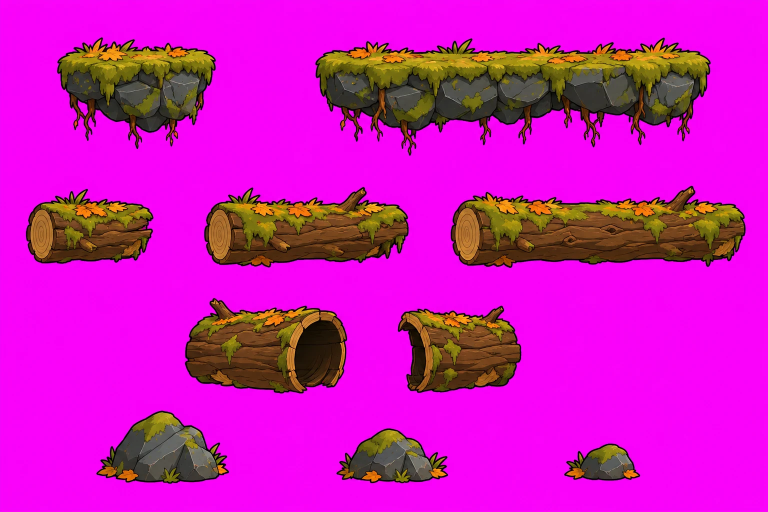
#> input picture ArtSource/Environment/platforms.png, 1536 x 1024 px, found by its file name (shown at 1/2 size)
$ python make_log_tunnel.py
#> lines starting #> are read from the running program, lines starting #| are printed output that depends on the picture; after the words box and inside, x2 and y2 are one past the last pixel; in counts of white or black regions, pixels touching at a corner belong together
### gemini_art.py
"""
Generación y post-proceso de arte 2D con Gemini para Brujas de Salem.

La API key se lee SOLO de la variable de entorno GEMINI_API_KEY (nunca se guarda en el repo).
Modelo de imagen configurable con --model o GEMINI_IMAGE_MODEL.

Subcomandos:
  models                      Lista los modelos disponibles para la key (útil para elegir el de imagen).
  generate                    Genera una imagen a partir de un prompt y referencias opcionales.
  key                         Quita el fondo croma (magenta por defecto) y recorta al contenido.
  split                       Separa una hoja de piezas (fondo transparente) en un PNG por pieza.

Ejemplos:
  python gemini_art.py models
  python gemini_art.py generate --prompt-file Docs/Arte/prompts/bruja_piezas.txt \
      --ref Assets/Art/Characters/Witch/Witch_Idle.png --out ArtSource/Witch/witch_parts_raw.png --key-bg
  python gemini_art.py split ArtSource/Witch/witch_parts.png --out-dir ArtSource/Witch/parts
"""

import argparse
import os
import sys
from pathlib import Path

import numpy as np
from PIL import Image

DEFAULT_MODEL = os.environ.get("GEMINI_IMAGE_MODEL", "gemini-2.5-flash-image")
CHROMA = (255, 0, 255)


# [68 lines left out: functions get_client, cmd_models, cmd_generate, not called in this run]


# ----------------------------------------------------------------------------- post-proceso

def key_background(img, color=CHROMA, tolerance=90):
    """Convierte el fondo croma en transparencia con borde suave y elimina el halo de color."""
#> called with color = (255, 0, 255), tolerance = 90
    rgba = np.asarray(img.convert("RGBA")).astype(np.float32)
    rgb = rgba[..., :3]
    dist = np.sqrt(((rgb - np.array(color, dtype=np.float32)) ** 2).sum(axis=-1))
    inner = tolerance * 0.6
    alpha = np.clip((dist - inner) / max(tolerance - inner, 1.0), 0.0, 1.0)
    rgba[..., 3] = np.minimum(rgba[..., 3], alpha * 255.0)

    # Despill: la paleta no usa magenta, así que todo píxel con R y B muy por encima de G es halo.
    # Halo fuerte -> transparente; halo leve -> se neutraliza bajando R y B hacia G.
    g = rgb[..., 1]
    spill = np.minimum(rgb[..., 0], rgb[..., 2]) - g
    rgba[..., 3] = np.where(spill > 110, 0.0, rgba[..., 3] * np.clip(1.0 - (spill - 60) / 50.0, 0.0, 1.0))
    soft = spill > 15
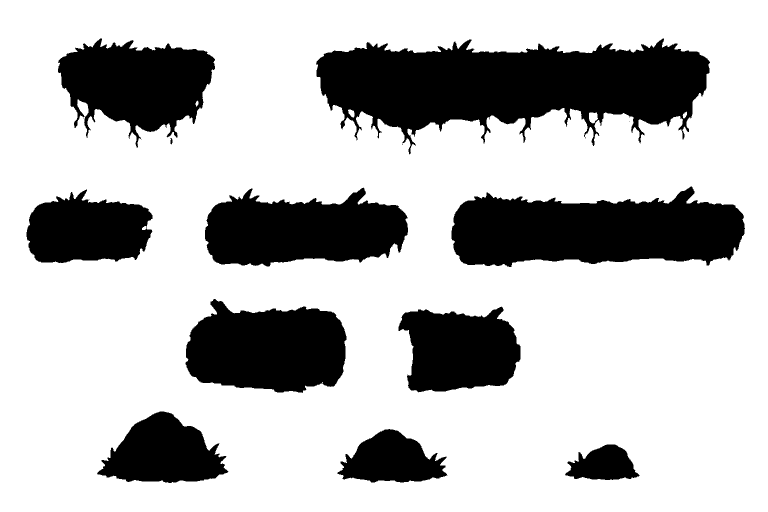
#> soft: shape (1024, 1536) bool (shown at 1/2 size); 73.6% white; 16 black regions (5 under 20 px), largest, box (x1, y1, x2, y2) and area: (632, 77, 1420, 309) 107993, (903, 373, 1490, 534) 69040, (371, 598, 693, 786) 46271
    for c in (0, 2):
        ch = rgb[..., c]
        ch[soft] = np.maximum(g[soft], ch[soft] - (spill[soft] - 15))
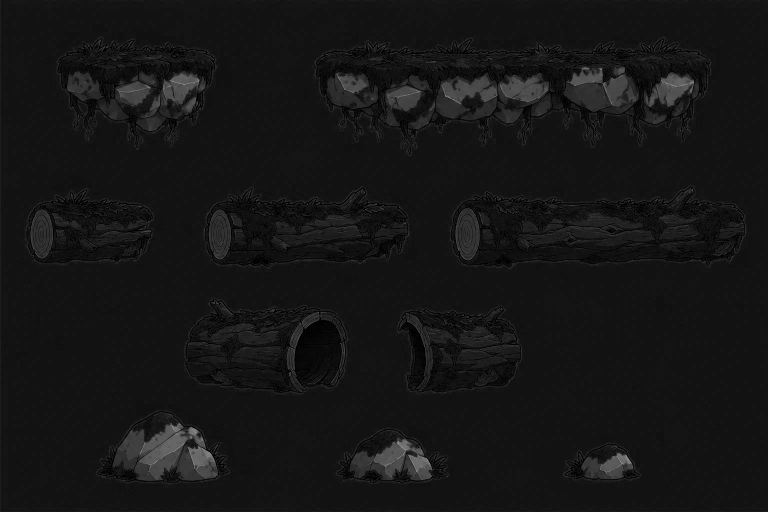
#> ch: shape (1024, 1536) float32 (shown at 1/2 size); min 0, max 178, mean 21.4
    rgba[..., :3] = rgb
    return Image.fromarray(rgba.astype(np.uint8), "RGBA")


# [94 lines left out: functions trim, cmd_key, cmd_split, main, not called in this run]


# [2 lines that do not run on import are left out]

### ArtSource/Villagers/slice_sheet.py
"""
Corta una hoja de animación (cuadrícula de personaje sobre magenta) en fotogramas alineados por los pies.
Uso: python ArtSource/Villagers/slice_sheet.py <hoja.png> <salida_prefijo> [--cols 6 --rows 2]
Imprime métricas de consistencia: altura, ancho y diferencia entre fotogramas consecutivos.
"""
import argparse
import sys
from pathlib import Path

import numpy as np
from PIL import Image
from scipy import ndimage

sys.path.insert(0, ".")
import gemini_art as g  # noqa: E402


def border_key(img):
    """Fondo = magenta conectado con el borde (protege morados y rosas internos rodeados de contorno)."""
    keyed = np.asarray(g.key_background(img, g.CHROMA, 90)).copy()
#> img is the input picture: PIL image 1536x1024 RGB; mean R, G, B 207.6, 22.8, 188.4
    rgb = np.asarray(img.convert("RGB")).astype(int)
    near = np.sqrt(((rgb - np.array(g.CHROMA)) ** 2).sum(-1)) < 120
#> near: shape (1024, 1536) bool; 72.2% white; 10 black regions, largest, box (x1, y1, x2, y2) and area: (630, 75, 1422, 312) 114264, (901, 372, 1492, 536) 71760, (408, 374, 818, 535) 48304
    lab, _ = ndimage.label(near)
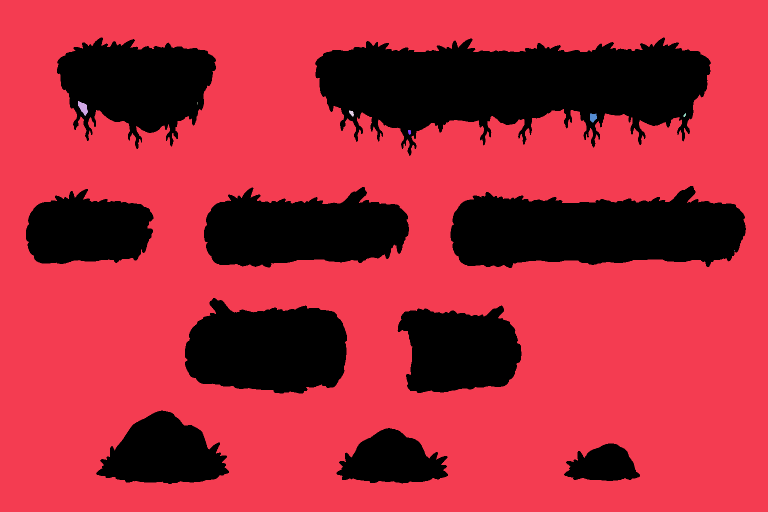
#> lab: shape (1024, 1536) int32 (shown at 1/2 size); 9 distinct labels, from 0 to 8; one colour per label, 0 black
    edge_ids = set(np.unique(np.concatenate([lab[0], lab[-1], lab[:, 0], lab[:, -1]]))) - {0}
#> edge_ids = 1 item
    # Fondo: magenta conectado al borde, más los huecos de magenta casi puro encerrados por el personaje
    pure = np.sqrt(((rgb - np.array(g.CHROMA)) ** 2).sum(-1)) < 70
#> pure: shape (1024, 1536) bool; 71.8% white; 10 black regions, largest, box (x1, y1, x2, y2) and area: (630, 75, 1422, 312) 116025, (901, 371, 1492, 536) 72460, (408, 374, 818, 536) 48872
    background = np.isin(lab, list(edge_ids)) | pure
#> background: shape (1024, 1536) bool; 72.2% white; 10 black regions, largest, box (x1, y1, x2, y2) and area: (630, 75, 1422, 312) 114333, (901, 372, 1492, 536) 71762, (408, 374, 818, 535) 48304
    original = np.asarray(img.convert("RGBA")).copy()
    # Dentro del objeto se conserva el color original; en el borde se usa el recorte suave
    inside = ~ndimage.binary_dilation(background, iterations=2)
#> inside: shape (1024, 1536) bool; 26.3% white; 11 white regions (1 under 20 px), largest, box (x1, y1, x2, y2) and area: (632, 77, 1420, 308) 107420, (903, 374, 1490, 534) 68833, (372, 598, 692, 785) 46126
    keyed[inside] = original[inside]
#> keyed: shape (1024, 1536, 4); mean R, G, B, A 40.7, 22.8, 21.4, 69.7
    return Image.fromarray(keyed, "RGBA")


# [118 lines left out: functions remove_grid_lines, main, not called in this run]


# [2 lines that do not run on import are left out]

### ArtSource/make_log_tunnel.py
"""
Túnel de tronco provisional a partir del tronco largo aprobado (ArtSource/Environment/platforms.png):
- Env_Log_Tunnel_Back.png: el tronco con el interior hueco oscuro a lo largo.
- Env_Log_Tunnel_Front.png: solo la corteza superior y los dos bordes, para que el gato pase "dentro".
Se sustituirá por la versión de ChatGPT (Correcciones_Lote1.md, sección 6) cuando esté lista.
"""
import sys
from pathlib import Path

import numpy as np
from PIL import Image, ImageDraw, ImageFilter

sys.path.insert(0, "ArtSource/Villagers")
from slice_sheet import border_key  # noqa: E402

OUT = Path("Assets/Art/Environment")
W, H = 512, 256

sheet = border_key(Image.open("ArtSource/Environment/platforms.png").convert("RGB"))
log = sheet.crop((885, 365, 1510, 545))
log = log.crop(log.getchannel("A").point(lambda a: 255 if a > 8 else 0).getbbox())
#> log: PIL image 589x164 RGBA
log = log.resize((W, H), Image.LANCZOS)
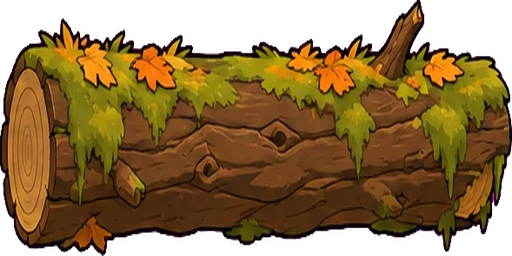
#> log: PIL image 512x256 RGBA; mean R, G, B, A 81.8, 55.1, 15.9, 186.9; transparent parts drawn white
a = np.asarray(log).astype(np.float32)
alpha = a[..., 3] > 8
#> alpha: shape (256, 512) bool; 74.3% white; 4 black regions, box (x1, y1, x2, y2) and area: (0, 0, 416, 130) 17796, (104, 151, 512, 256) 9348, (411, 0, 512, 119) 5202, (0, 170, 101, 256) 1378

# Región del hueco: elipse alargada dentro del tronco
yy, xx = np.mgrid[0:H, 0:W]
cx, cy = W / 2, H * 0.58
rx, ry = W * 0.43, H * 0.33
inside = (((xx - cx) / rx) ** 2 + ((yy - cy) / ry) ** 2) <= 1.0
inside &= alpha
#> inside: shape (256, 512) bool; 44.6% white; 1 white region, box (x1, y1, x2, y2) and area: (36, 64, 477, 233) 58413

# Fondo: interior oscuro con degradado y vetas
back = a.copy()
t = np.clip((yy - (cy - ry)) / (2 * ry), 0, 1)
dark_top = np.array([46, 27, 17], np.float32)
dark_bot = np.array([22, 12, 8], np.float32)
interior = dark_top * (1 - t[..., None]) + dark_bot * t[..., None]
grain = (np.sin(xx / 9.0 + np.sin(yy / 17.0) * 2.0) * 0.5 + 0.5) * 10.0
interior = np.clip(interior + grain[..., None] * (yy > cy)[..., None] * 0.6, 0, 255)
back[..., :3][inside] = interior[inside]
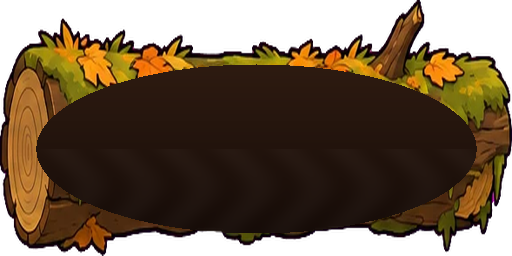
#> back: shape (256, 512, 4) float32; mean R, G, B, A 49.4, 31.7, 12.6, 187.1; transparent parts drawn white
# Contorno del hueco (línea oscura del estilo)
edge = inside & ~np.asarray(Image.fromarray((inside * 255).astype(np.uint8)).filter(ImageFilter.MinFilter(9))).astype(bool)
#> edge: shape (256, 512) bool; 3.7% white; 1 white region, box (x1, y1, x2, y2) and area: (36, 64, 477, 233) 4805
back[..., :3][edge] = [29, 15, 12]
#> back: shape (256, 512, 4) float32; 3.67% of pixels changed, all inside (x1, y1, x2, y2) = (36, 64, 477, 233)
Image.fromarray(back.astype(np.uint8), "RGBA").save(OUT / "Env_Log_Tunnel_Back.png")

# Frente: corteza superior, bordes y labio inferior; el hueco queda vacío
front = a.copy()
keep = alpha & ~inside
#> keep: shape (256, 512) bool; 29.7% white; 11 white regions (10 under 20 px), largest, box (x1, y1, x2, y2) and area: (0, 0, 512, 256) 38925
front[..., 3] = np.where(keep, front[..., 3], 0)
# Sombra interior bajo la corteza para dar profundidad
shadow = inside & (yy < cy - ry * 0.55)
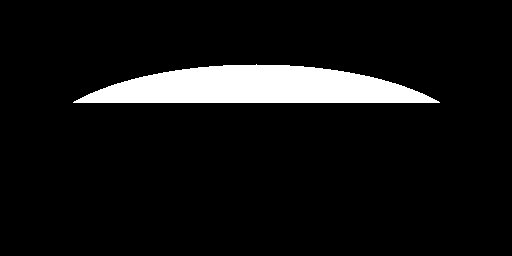
#> shadow: shape (256, 512) bool; 7.6% white; 1 white region, box (x1, y1, x2, y2) and area: (73, 64, 440, 103) 10005
front[..., :3][shadow] = [20, 11, 8]
front[..., 3][shadow] = 140
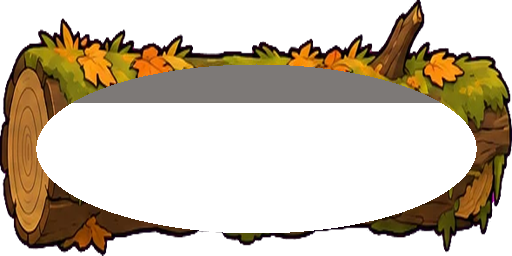
#> front: shape (256, 512, 4) float32; mean R, G, B, A 72.2, 47.4, 15.1, 83.9; transparent parts drawn white
Image.fromarray(front.astype(np.uint8), "RGBA").save(OUT / "Env_Log_Tunnel_Front.png")
print("ok")

$ run again, with ArtSource/Environment/bg_trees.png copied over ArtSource/Environment/platforms.png
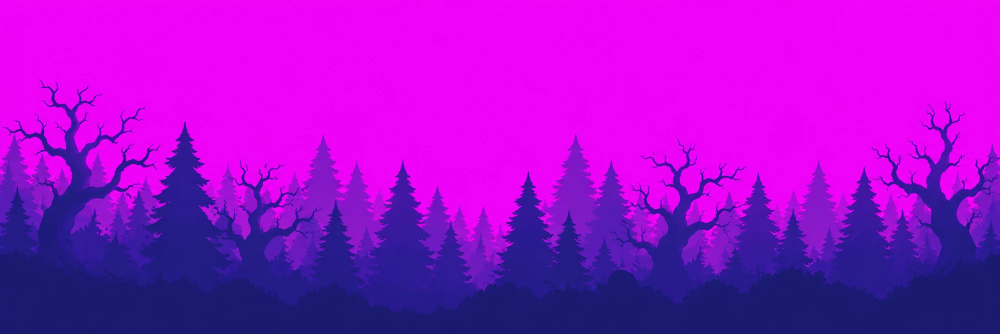
#> input picture ArtSource/Environment/bg_trees.png, 2000 x 667 px, found by its file name (shown at 1/2 size)
#> soft: shape (667, 2000) bool; 76.2% white; 199 black regions (177 under 20 px), largest, box (x1, y1, x2, y2) and area: (0, 342, 2000, 667) 314844, (1545, 508, 1576, 528) 347, (396, 400, 414, 412) 146
#> in border_key, img is the input picture: PIL image 2000x667 RGB; mean R, G, B 157.9, 13.1, 203.2
#> near: shape (667, 2000) bool; 58% white; 76 black regions (70 under 20 px), largest, box (x1, y1, x2, y2) and area: (0, 160, 2000, 667) 560486, (492, 378, 502, 388) 60, (252, 385, 263, 397) 48, (210, 455, 216, 462) 34, (915, 426, 924, 432) 28, (243, 387, 247, 394) 20
#> in border_key, `lab, _ = ndimage.label(near)`:
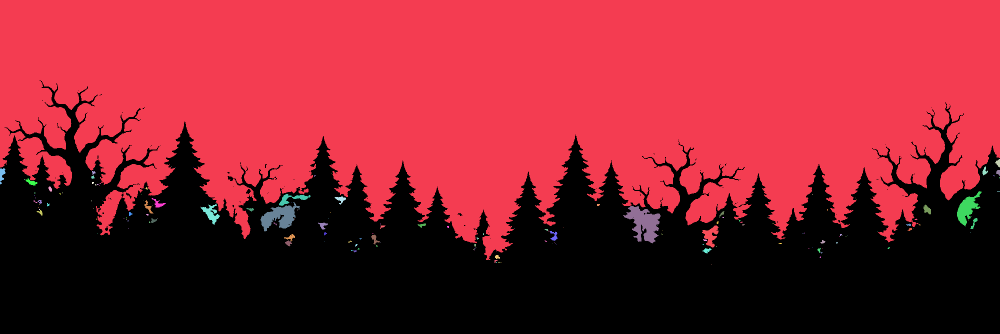
#> lab: shape (667, 2000) int32 (shown at 1/2 size); 179 distinct labels, from 0 to 178; one colour per label, 0 black
#> edge_ids = 6 items
#> pure: shape (667, 2000) bool; 55.1% white; 22 black regions (19 under 20 px), largest, box (x1, y1, x2, y2) and area: (0, 159, 2000, 667) 598674, (529, 327, 535, 337) 38, (477, 392, 483, 399) 30
#> keyed: shape (667, 2000, 4); mean R, G, B, A 33.2, 13.1, 78.4, 105.6
#> edge: shape (256, 512) bool; 7.2% white; 8 white regions (6 under 20 px), largest, box (x1, y1, x2, y2) and area: (82, 65, 477, 233) 8481, (44, 104, 75, 194) 915
#> keep: shape (256, 512) bool; 31.3% white; 22 white regions (10 under 20 px), largest, box (x1, y1, x2, y2) and area: (0, 19, 512, 256) 30182, (181, 0, 304, 70) 5883, (365, 0, 435, 84) 2126
#> shadow: shape (256, 512) bool; 5.9% white; 7 white regions (4 under 20 px), largest, box (x1, y1, x2, y2) and area: (171, 65, 309, 103) 4611, (309, 67, 399, 103) 1902, (109, 74, 169, 103) 1181
#> `front[..., 3][shadow] = 140`:
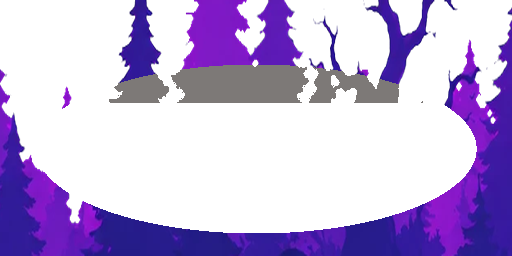
#> front: shape (256, 512, 4) float32; mean R, G, B, A 51.6, 16.4, 109.2, 85.2; transparent parts drawn white

$ run again, with ArtSource/Environment/bg_village.png copied over ArtSource/Environment/platforms.png
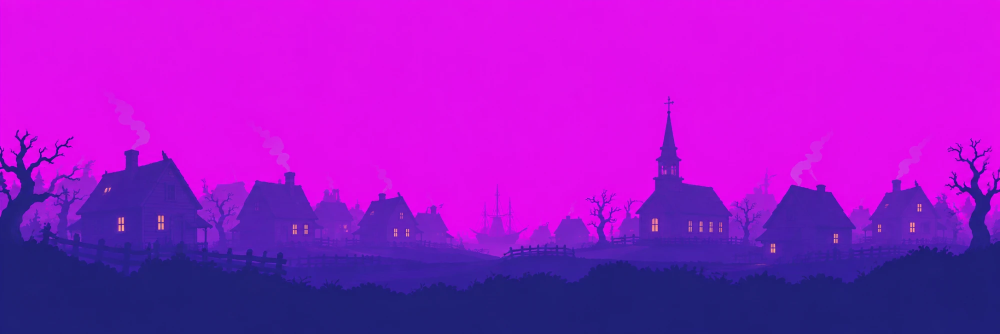
#> input picture ArtSource/Environment/bg_village.png, 2000 x 667 px, found by its file name (shown at 1/2 size)
#> soft: shape (667, 2000) bool; 79.3% white; 66 black regions (47 under 20 px), largest, box (x1, y1, x2, y2) and area: (0, 281, 2000, 667) 275763, (1943, 334, 1957, 358) 120, (1652, 514, 1671, 526) 71
#> in border_key, img is the input picture: PIL image 2000x667 RGB; mean R, G, B 157.2, 21.4, 199.8
#> near: shape (667, 2000) bool; 59.9% white; 56 black regions (42 under 20 px), largest, box (x1, y1, x2, y2) and area: (0, 193, 2000, 667) 533196, (953, 464, 1041, 494) 1468, (1703, 418, 1737, 436) 223
#> in border_key, `lab, _ = ndimage.label(near)`:
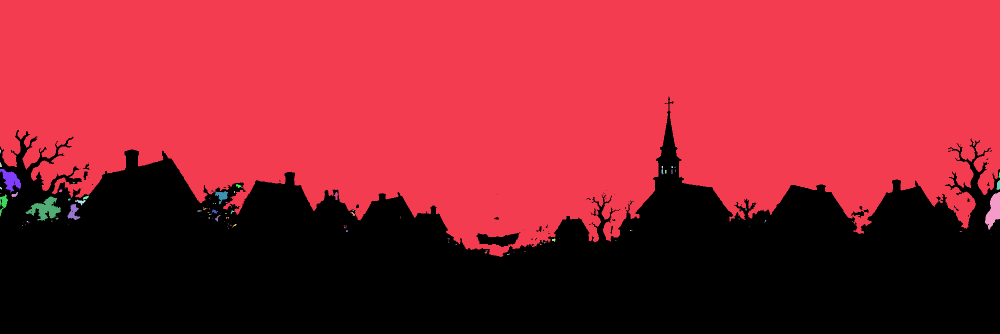
#> lab: shape (667, 2000) int32 (shown at 1/2 size); 114 distinct labels, from 0 to 113; one colour per label, 0 black
#> edge_ids = 10 items
#> pure: shape (667, 2000) bool; 57.9% white; 30 black regions (23 under 20 px), largest, box (x1, y1, x2, y2) and area: (0, 192, 2000, 667) 560959, (286, 279, 295, 287) 45, (275, 279, 281, 289) 39
#> background: shape (667, 2000) bool; 59.6% white; 53 black regions (39 under 20 px), largest, box (x1, y1, x2, y2) and area: (0, 193, 2000, 667) 536561, (953, 464, 1041, 494) 1468, (1703, 418, 1737, 436) 223
#> keyed: shape (667, 2000, 4); mean R, G, B, A 39.3, 21.4, 81.9, 101.3
#> edge: shape (256, 512) bool; 5.6% white; 14 white regions (11 under 20 px), largest, box (x1, y1, x2, y2) and area: (99, 64, 477, 233) 6343, (57, 145, 125, 181) 850, (63, 186, 77, 198) 59
#> keep: shape (256, 512) bool; 28.5% white; 6 white regions (2 under 20 px), largest, box (x1, y1, x2, y2) and area: (0, 0, 512, 256) 37234, (262, 42, 273, 65) 77, (246, 42, 250, 56) 29, (252, 54, 257, 65) 29
#> shadow: shape (256, 512) bool; 2.4% white; 11 white regions (6 under 20 px), largest, box (x1, y1, x2, y2) and area: (317, 69, 440, 103) 2597, (254, 64, 266, 103) 270, (301, 67, 308, 103) 129, (272, 80, 279, 103) 60, (203, 96, 209, 103) 32
#> `front[..., 3][shadow] = 140`:
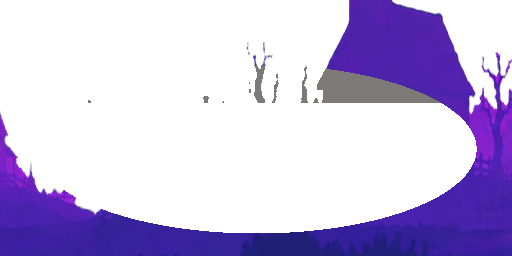
#> front: shape (256, 512, 4) float32; mean R, G, B, A 44.9, 19.2, 96.5, 74.6; transparent parts drawn white
